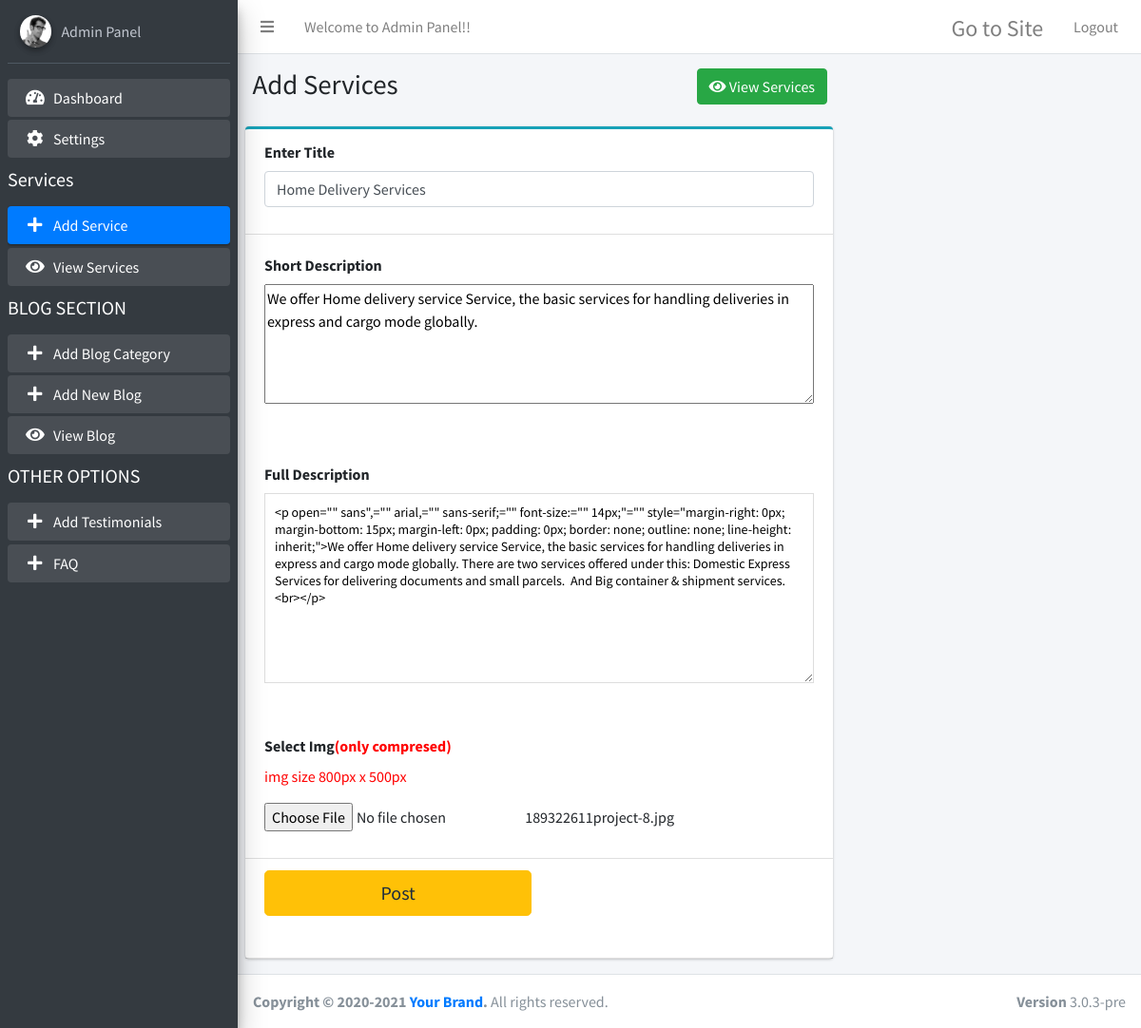
/admin/add-services.php?edit=38 (signed in), run on the app's committed database.
### tables this page shows
CREATE TABLE `services` (
  `id` int(100) NOT NULL,
  `title` varchar(1000) DEFAULT NULL,
  `short` varchar(1500) DEFAULT NULL,
  `descrip` varchar(10000) DEFAULT NULL,
  `img` varchar(100) DEFAULT NULL,
  `url` varchar(255) DEFAULT NULL,
  `date` varchar(100) DEFAULT NULL,
  `status` varchar(10) DEFAULT NULL
);

### admin/add-services.php (the view, shortened to what this page needs)
<?php
include 'conn.php';
?>
<!DOCTYPE html>
<html>
<head>
  <link rel="stylesheet" href="plugins/fontawesome-free/css/all.min.css">
  <link rel="stylesheet" href="https://code.ionicframework.com/ionicons/2.0.1/css/ionicons.min.css">
  <link rel="stylesheet" href="dist/css/adminlte.min.css">
  <link rel="stylesheet" href="plugins/summernote/summernote-bs4.css">
</head>
<body class="hold-transition sidebar-mini">
<div class="wrapper">
   <?php include"topbar.php"; ?>
  <?php include"sidebar.php"; ?>
<?php
$edit = $_GET['edit'];
 $resultt = mysqli_query($con,"SELECT * FROM services where id=".$edit."");
 $roww = mysqli_fetch_array($resultt);
?>
  <div class="content-wrapper">
    <section class="content-header">
      <div class="container-fluid">
        <div class="row mb-2">
          <div class="col-sm-6">
            <h1>Add Services</h1>
          </div>
           <div class="col-sm-6">
          <a href="view-services.php" class="btn btn-success"><i class="fa fa-eye" aria-hidden="true"></i>  View Services</a>
          </div>
        </div>
      </div>
    </section>
    <section class="content">
      <div class="row">
        <div class="col-md-8">
		<form action="" method="post" enctype="multipart/form-data">
          <div class="card card-outline card-info">
			<div class="card-header">
             <div class="form-group">
                  <label>Enter Title</label>
                 <input name="title" value="<?php echo $roww["title"]; ?>" type="text" class="form-control" placeholder="Enter ...">
                </div>
            </div>
            <div class="card-body pad">
			<label>Short Description</label>
              <div class="mb-3">
                <textarea name="short" placeholder="Short Description" style="width: 100%;" rows="5" cols="23"><?php echo $roww["short"]; ?></textarea>
              </div>
            </div>
			<div class="card-body pad">
			<label>Full Description</label>
              <div class="mb-3">
                <textarea name="descrip" class="textarea" placeholder="Place some text here"
                          style="width: 100%; height: 200px; font-size: 14px; line-height: 18px; border: 1px solid #dddddd; padding: 10px;"><?php echo $roww["descrip"]; ?></textarea>
              </div>
            </div>
			<div class="card-header">
			<div class="form-group">
                    <label for="exampleInputFile">Select Img<span style="color:red;">(only compresed)</span></label>
					<p style="color:red;">img size 800px x 500px</p>
                        <input name="lis_img" type="file" required>
                     <?php echo $roww["img"]; ?>
                  </div>
			</div>
			<div class="card-header">
             <div class="form-group">
					<div class="row">
                    <div class="col-sm-6">
                      <div class="form-group">
				<button type="submit" name="publise" class="btn btn-block btn-warning btn-lg">Post</button>
                      </div>
                    </div>
                  </div>
                </div>
            </div>
          </div>
		  </form>
        </div>
      </div>
    </section>
  </div>
   <?php include"footer.php"; ?>
</div>
</body>
</html>

### data on the page
services: title "Home Delivery Services", short "We offer Home delivery service Service, the basic services for handling deliveries in express and cargo mode globally.", descrip "<p open=\"\" sans\",=\"\" arial,=\"\" sans-serif;=\"\" font-size:=\"\" 14px;\"=\"\" style=\"margin-right: 0px; margin-bottom: 15px; margin-left: 0px; padding: 0px; border: none; outline: none; line-height: inherit;\">We offer Home delivery service Service, the basic services for handling deliveries in express and cargo mode globally. There are two services offered under this: Domestic Express Services for delivering documents and small parcels. And Big container & shipment services.<br></p>", img "189322611project-8.jpg"
